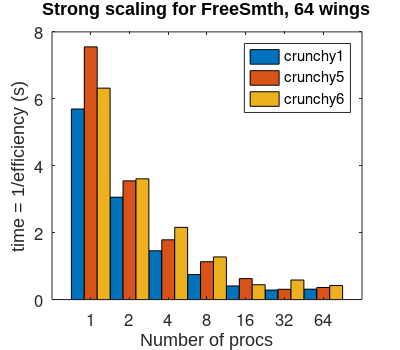
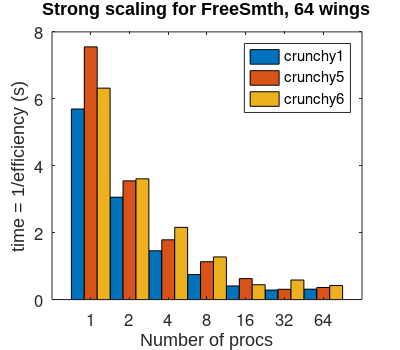
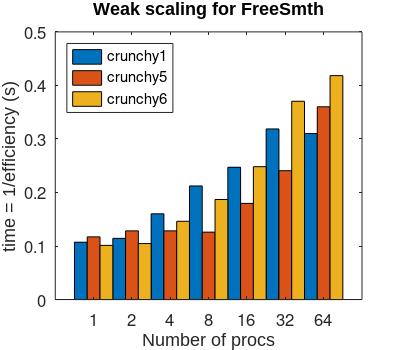
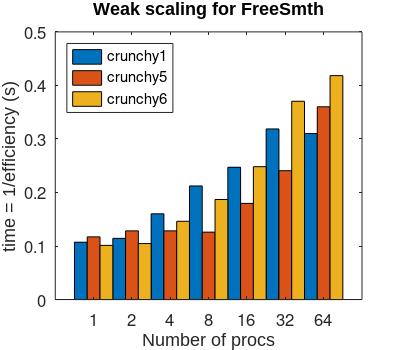

The MATLAB script that drew these images, in order:
clear all; close all;

% test results, strong scaling
Nw = 64; % total number of wings
p = 2.^[0:6]; % # of cores

% time elapsed on crunchy1, crunchy5, crunchy6
tS1 = [5.6951, 3.0587, 1.4574, 0.7470, 0.4061, 0.2837, 0.3101];
tS5 = [7.5522, 3.5475, 1.7854, 1.1311, 0.6257, 0.3067, 0.3601];
tS6 = [6.3187, 3.6081, 2.1575, 1.2735, 0.4428, 0.5839, 0.4183];

tW1 = [0.1071, 0.1143, 0.1602, 0.2122, 0.2471, 0.3187, 0.3101];
tW5 = [0.1171, 0.1283, 0.1283, 0.1259, 0.1796, 0.2407, 0.3601];
tW6 = [0.1012, 0.1046, 0.1462, 0.1869, 0.2482, 0.3704, 0.4183];

matlab1 = [0.0642, 0.1429, 0.2353, 0.4106, 1.2119, 2.1445, 4.0383];
matlab5 = [0.0845, 0.1836, 0.2987, 0.7143, 1.2498, 2.6172, 5.3104];
matlab6 = [0.0702, 0.1705, 0.2613, 0.6452, 1.2382, 2.3314, 5.0301];

f1 = figure(1);
set(0,'DefaultTextFontSize',12);
set(0,'DefaultAxesFontSize',12);
set(0,'DefaultTextFontname', 'Arial')

wdth = 4; hght = 3.5;
set(gcf,'position',[100,100,wdth*100,hght*100]);
set(gcf, 'PaperPosition', [0 0 wdth hght]); %Position plot at left hand corner with width 2 and height 6.5.
set(gcf, 'PaperSize', [wdth hght]); %Set the paper to have width 2 and height 6.5.
bar(log(p)/log(2), [tS1;tS5;tS6]', 'BarWidth', 1); hold on;
legend('crunchy1', 'crunchy5', 'crunchy6', 'Location', 'NorthEast');
title(['Strong scaling for FreeSmth, 64 wings']);
xlim([-1,7]);
xlabel('Number of procs');
set(gca,'XTick',[0:6])  
set(gca,'XTickLabel',{'1','2', '4', '8', '16', '32', '64'})
ylabel('time = 1/efficiency (s)');

f2 = figure(2);
set(0,'DefaultTextFontSize',12);
set(0,'DefaultAxesFontSize',12);
set(0,'DefaultTextFontname', 'Arial')

wdth = 4; hght = 3.5;
set(gcf,'position',[100,100,wdth*100,hght*100]);
set(gcf, 'PaperPosition', [0 0 wdth hght]); %Position plot at left hand corner with width 2 and height 6.5.
set(gcf, 'PaperSize', [wdth hght]); %Set the paper to have width 2 and height 6.5.
bar(log(p)/log(2), [tW1;tW5;tW6]', 'BarWidth', 1); hold on;
legend('crunchy1', 'crunchy5', 'crunchy6', 'Location', 'NorthWest');
title(['Weak scaling for FreeSmth']);
xlabel('Number of procs');
set(gca,'XTick',[0:6])  
set(gca,'XTickLabel',{'1','2', '4', '8', '16', '32', '64'})
xlim([-1,7]);
ylabel('time = 1/efficiency (s)');

saveas(f1, ['FreeSmthStrong.fig']) 
saveas(f1, ['FreeSmthStrong.png']) 
saveas(f2, ['FreeSmthWeak.fig']) 
saveas(f2, ['FreeSmthWeak.png']) 
